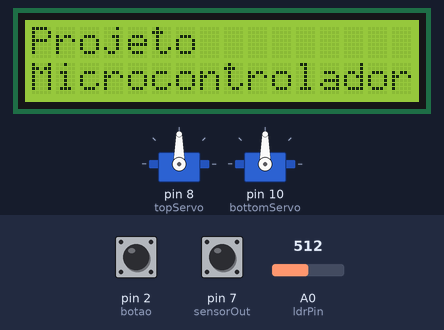
The sketch below on a simulated Arduino Mega 2560, built with avr-gcc and run on an emulated ATmega2560. On the bench: 16×2 character LCD, 2 × servo. The test bench sets the inputs (shaded band); at power-on: pin 2 (botao) LOW, pin 7 (sensorOut) LOW, A0 (ldrPin) = 512. What the sketch prints to the serial monitor is not drawn.

Above: at 4.6 s.
6.1 s: pin 2 (botao) pulled HIGH for 0.15 s
At 8.9 s:
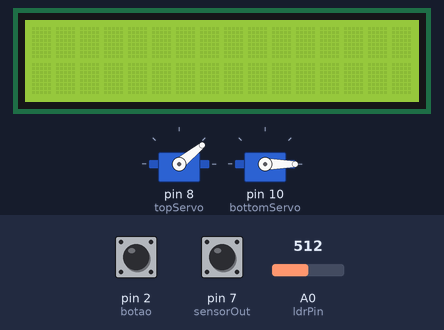
9.2 s: pin 7 (sensorOut) pulsed HIGH 2 times (0.12 s each, 0.3 s apart)
At 11.0 s:
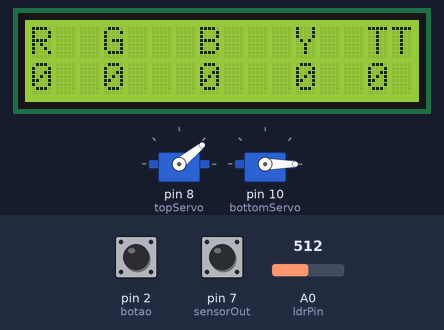
At 15.0 s:
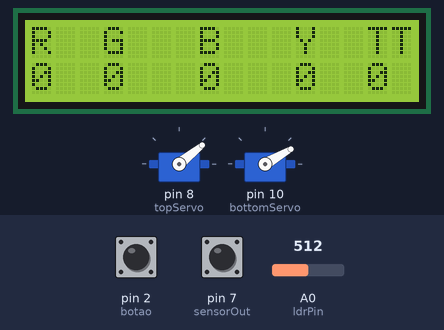
Timing chart, 0 to 21.6 s (numbered marks = the images above; inputs shaded):
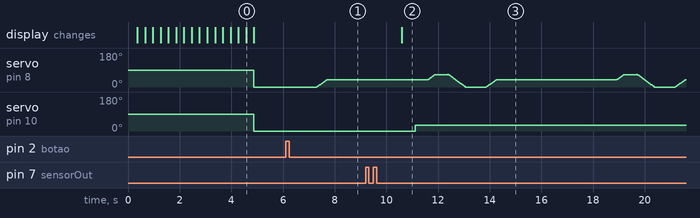

Measured:
- after the input at 6.1 s, servo on pin 8 (topServo): moves from 0° to 39° over 0.38 s, starting after 1.2 s
- after the input at 9.2 s, servo on pin 10 (bottomServo): 0° → 30° after 1.9 s instead of 2.7 s

The sketch:

Pronto.ino
```cpp
#include <Servo.h>
#include <LiquidCrystal.h>

//Define as os pinos do sensor de cor
#define S0 3
#define S1 4
#define S2 5
#define S3 6
#define sensorOut 7

Servo topServo;
Servo bottomServo;
LiquidCrystal lcd(53, 51, 46, 48, 50, 52);

int frequencia = 0;                 //Frequencia da intensidade da luz
int cor = 0;
int botao = 2;                      // botão no pino 2
int funcaoa = 0;                    // valor instantaneo enviado pelo botão
int funcaob = 0;                    // valor guardado
int estado = 0;                     // guarda o valor 0 ou 1 (HIGH ou LOW)

//Contadores para o display
int contAmarelo = 0;
int contVerde = 0;
int contVermelho = 0;
int contAzul = 0;
int conTotal = 0;
int cont;

int ldrPin = 0;                     //LDR no pino analígico A0
int ldrValor = 0;                   //Valor lido do LDR

void setup() {
  pinMode(S0, OUTPUT);
  pinMode(S1, OUTPUT);
  pinMode(S2, OUTPUT);
  pinMode(S3, OUTPUT);
  pinMode(sensorOut, INPUT);

  pinMode(botao,INPUT);               //Define o botão como entrada
  digitalWrite(S0, HIGH);
  digitalWrite(S1, LOW);
  lcd.begin(16, 2);                   //2 linhas por 16 colunas
  topServo.attach(8);
  bottomServo.attach(10);
  Serial.begin(9600);

  //Configurando o que irá ser impresso no lcd
  lcd.setCursor(16, 0);
  lcd.print("Projeto");
  lcd.setCursor(16, 1);
  lcd.print("Microcontrolador");
   for (int posicao = 16; posicao > 0 ; posicao--)
  {
    lcd.scrollDisplayLeft();
    delay(300);
  }
  lcd.clear();
}

void loop() {
    funcaoa = digitalRead(botao);       // ler o valor enviado pelo botão: "HIGH" ou "LOW"

    //Condicao do botao de interrupcao
    if ((funcaoa == HIGH) && (funcaob == LOW)) {
        estado = 1 - estado;
        delay(400);
    }
    funcaob = funcaoa;

    if (estado == 1) {
      ldrValor = analogRead(ldrPin); //O valor lido será entre 0 e 1023
      Serial.print("Luminosidade: ");
      Serial.println(ldrValor); //imprime o valor lido do LDR no monitor serial
      topServo.write(0);                  //angulo do inicial do motor
      delay(800);

    for(int i = 0; i < 40; i++) {         //angulo para verificar a cor
      topServo.write(i);
      delay(10);
    }
    delay(500);

    cor = LerCor();                       //Chamando a função

    //Total ira ser impresso no lcd, assim como seu contador
    lcd.setCursor(14, 0);
    lcd.print("TT");
    lcd.setCursor(14, 1);
    conTotal = cont;
    lcd.print(conTotal);
    delay(500);

    delay(10);
    bottomServo.write(30);                //Definindo uma posição inicial pro motor
    switch (cor) {
      case 1:
      bottomServo.write(0);
      break;

      case 2:
      bottomServo.write(20);
      break;

      case 3:
      bottomServo.write(40);
      break;

      case 4:
      bottomServo.write(60);
      break;

      case 0:
      break;
    }
    delay(500);

    for(int i = 40; i < 67; i++) {          //angulo para jogar a bolinha
      topServo.write(i);
      delay(10);
    }
    delay(500);

    for(int i = 67; i > 0; i--) {           //angulo para voltar a posicao inicial
      topServo.write(i);
      delay(10);
    }
    cor = 0;
    }
  else{
    topServo.write(0);
    bottomServo.write(0);
  }
}

// Função que ler a cores
int LerCor() {

  // Valores para leitura do vermelho (red)
  digitalWrite(S2, LOW);
  digitalWrite(S3, LOW);

  // Lendo a frequencia da saida referente ao vermelho(red)
  frequencia = pulseIn(sensorOut, LOW);
  int R = frequencia;

  //Printando o valor no serial monitor (red)
  Serial.print("R= ");
  Serial.print(frequencia);
  Serial.print("  ");
  delay(50);

  // Valores para leitura do verde (green)
  digitalWrite(S2, HIGH);
  digitalWrite(S3, HIGH);

  // Lendo a frequencia da saida (green)
  frequencia = pulseIn(sensorOut, LOW);
  int G = frequencia;

  // Printando o valor no serial monitor (green)
  Serial.print("G= ");
  Serial.print(frequencia);
  Serial.print("  ");
  delay(50);

  // Valores para leitura do azul (blue)
  digitalWrite(S2, LOW);
  digitalWrite(S3, HIGH);

  // Lendo a frequencia da saida (blue)
  frequencia = pulseIn(sensorOut, LOW);
  int B = frequencia;

  // Printando o valor no serial monitor (blue)
  Serial.print("B= ");
  Serial.print(frequencia);
  Serial.println("  ");
  delay(50);

  if(R <= 130 & R >= 50 && G <= 260 & G >= 170){       //Valores da porta serial para (red)
    cor = 1; // Red
    Serial.println("vermelho");
    contVermelho++;
    cont++;
  }
  else if(R <= 231 & R >= 160 && G <= 180 & G >= 120){    //Valores da porta serial para (green)
    cor = 2; // Green
    Serial.println("verde");
    contVerde++;
    cont++;
  }
  else if(R <= 90 & R >= 40 && G <= 115 & G >= 50){    //Valores da porta serial para (yellow)
    cor = 3; // Yellow
    Serial.println("amarelo");
    contAmarelo++;
    cont++;
  }
  else if (G <= 230  & G >= 160  && B <= 149 & B >= 90){   //Valores da porta serial para (blue)
    cor = 4; // Blue
    Serial.println("azul");
    contAzul++;
    cont++;
  }
    lcd.setCursor(7, 0);
    lcd.print("B");
    lcd.setCursor(7, 1);
    lcd.print(contAzul);

    lcd.setCursor(11, 0);
    lcd.print("Y");
    lcd.setCursor(11, 1);
    lcd.print(contAmarelo);

    lcd.setCursor(3, 0);
    lcd.print("G");
    lcd.setCursor(3, 1);
    lcd.print(contVerde);

    lcd.setCursor(0, 0);
    lcd.print("R");
    lcd.setCursor(0, 1);
    lcd.print(contVermelho);

  return cor;
}
```
